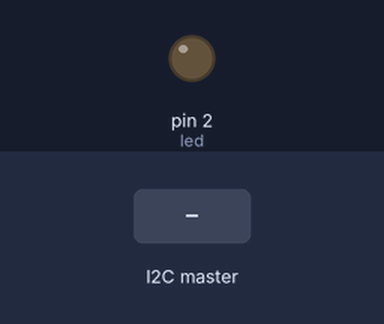
A sketch run on a simulated Arduino Uno, built with avr-gcc and run on an emulated ATmega328P. On the bench: output pins drawn as LEDs (lit = HIGH). The test bench sets the inputs (shaded band).

Above: at 1.2 s.
1.3 s: the I2C master sends the byte 0
At 2.1 s:
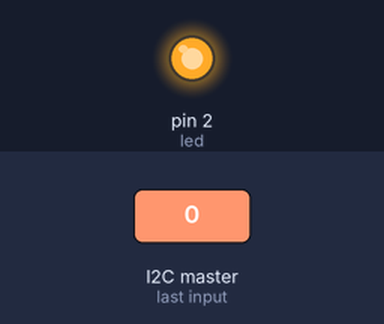
Timing chart, 0 to 4.3 s (numbered marks = the images above; inputs shaded):
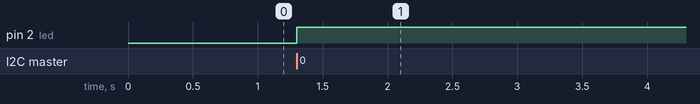

The sketch:

I2C_EXP3_SLAVE.ino
```cpp
#include<Wire.h>

int led =2;

boolean state = false;

void setup() {
  pinMode(led, OUTPUT);
  Wire.begin(8);
  Wire.onReceive(readWire);
  Serial.begin(9600);
}

void loop(){

}

void readWire()
{
  if (Wire.available() > 0)
  {
    if (Wire.read() == 0)
    {
      state = !state;
      digitalWrite(led,state);
    }
  }
}

/*  Extra Exercise
 *  1. Make 2 buttons and 2 LEDs (You need 3 arduino, 1 is for master, 2 are for slave.)
 */
```

Measured:
- after the input at 1.3 s, pin 2 (led): LOW → HIGH at once
